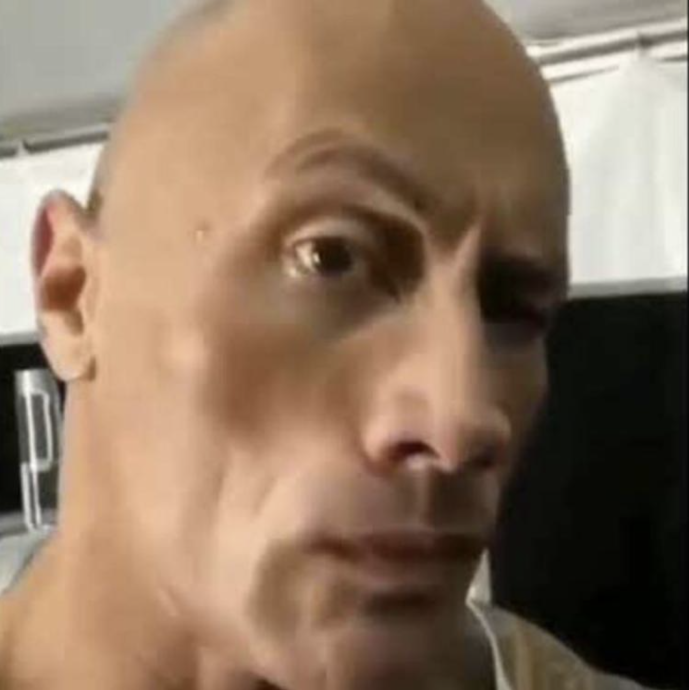
#> input picture 03-Meme/sus.png, 1377 x 1380 px (shown at 1/2 size)
$ python maak_meme.py   (older library calls are emulated)
#> lines starting #> are read from the running program, lines starting #| are printed output that depends on the picture
from PIL import Image, ImageFont, ImageDraw

achtergrond = Image.open("sus.png")
#> achtergrond is the input picture: PIL image 1377x1380 RGBA; mean R, G, B, A 140.6, 116.8, 95.9, 255

# Afmetingen opslaan in eigen variabelen
breedte = achtergrond.width
#> breedte = 1377
hoogte = achtergrond.height
#> hoogte = 1380

lettertype = ImageFont.truetype("impact.ttf", 150)

# Vraag aan de ImageDraw module om een tekengebied te maken op de achtergrond afbeelding
tekengebied = ImageDraw.Draw(achtergrond)


# Tekst schrijven
tekst = "What are you doing"

# Bereken de breedte en hoogte van de tekst
tekst_breedte, tekst_hoogte = tekengebied.textsize(tekst, font=lettertype)
#> tekst_breedte = 1474; tekst_hoogte = 171
print("tekstbreedte=" + str(tekst_breedte) + ", tekst_hoogte=" + str(tekst_hoogte))
#| tekstbreedte=1474, tekst_hoogte=171

# Tekst positie berekenen
tekst_x = (breedte - tekst_breedte) / 2
#> tekst_x = -48.5
tekst_y = (hoogte - tekst_hoogte) / 2
#> tekst_y = 604.5

tekengebied.multiline_text((tekst_x+33, tekst_y-400), tekst, font=lettertype, fill=(255,255,255))

# Het resultaat tonen
achtergrond.show()
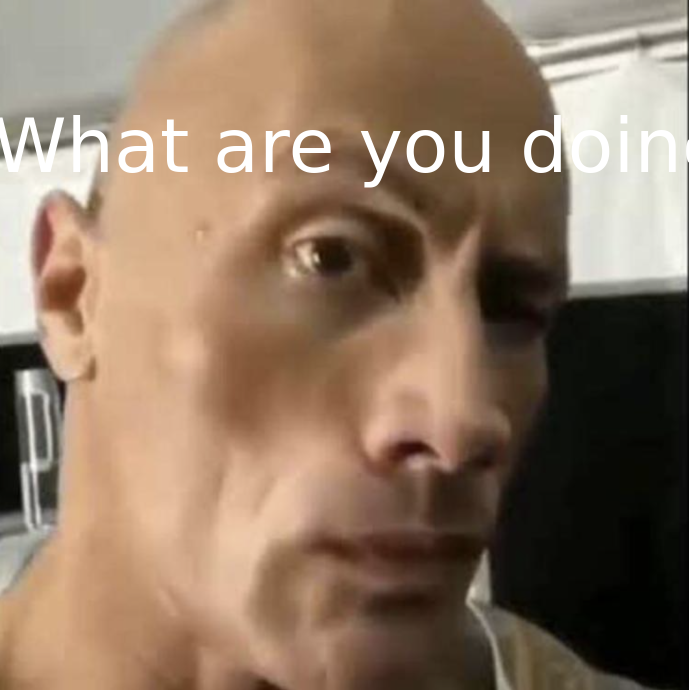
#> shown: PIL image 1377x1380 RGBA (shown at 1/2 size); mean R, G, B, A 142.4, 119.1, 98.6, 255

# En opslaan onder een andere naam
achtergrond.save("meme_met_tekst.jpg")
